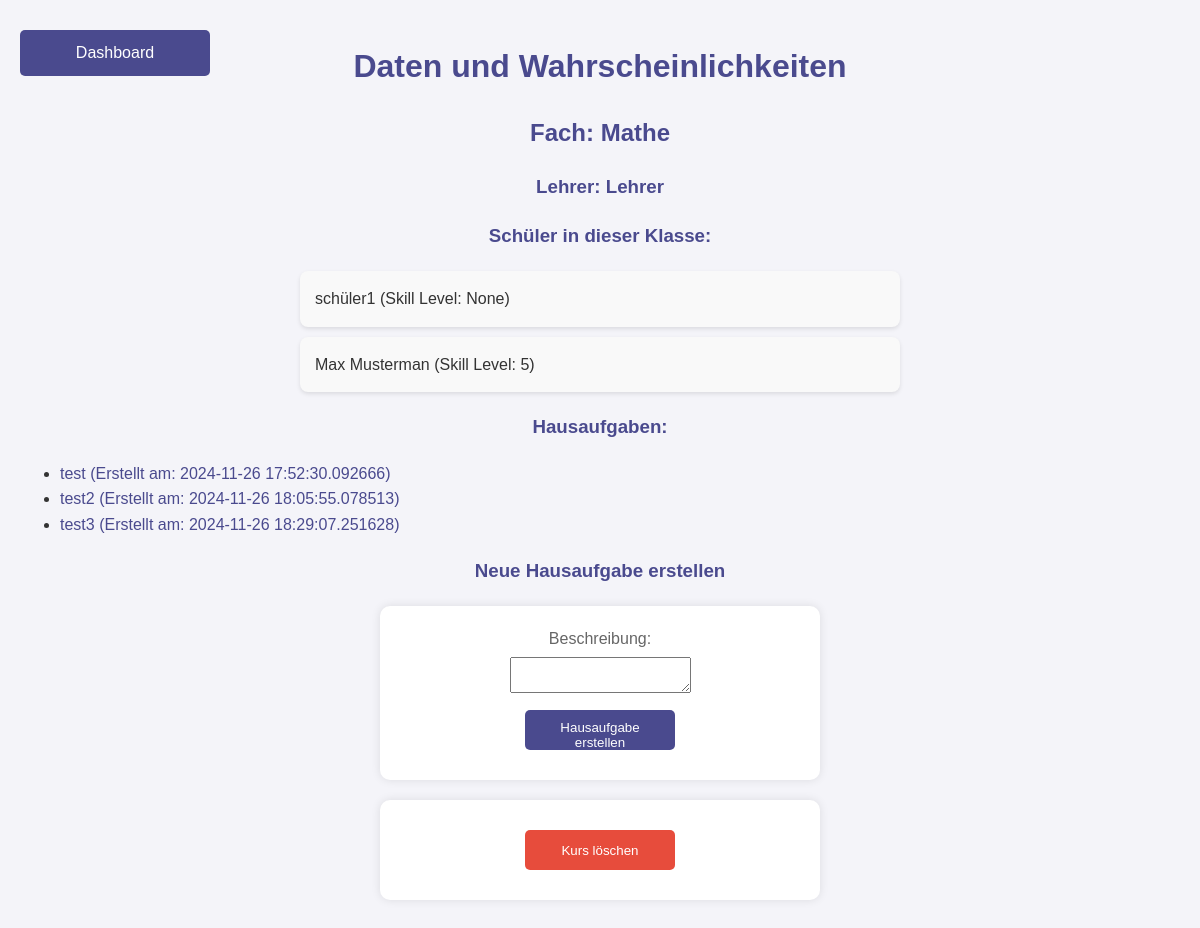
Page /class_details_teacher/4/1 on the earlier database version.
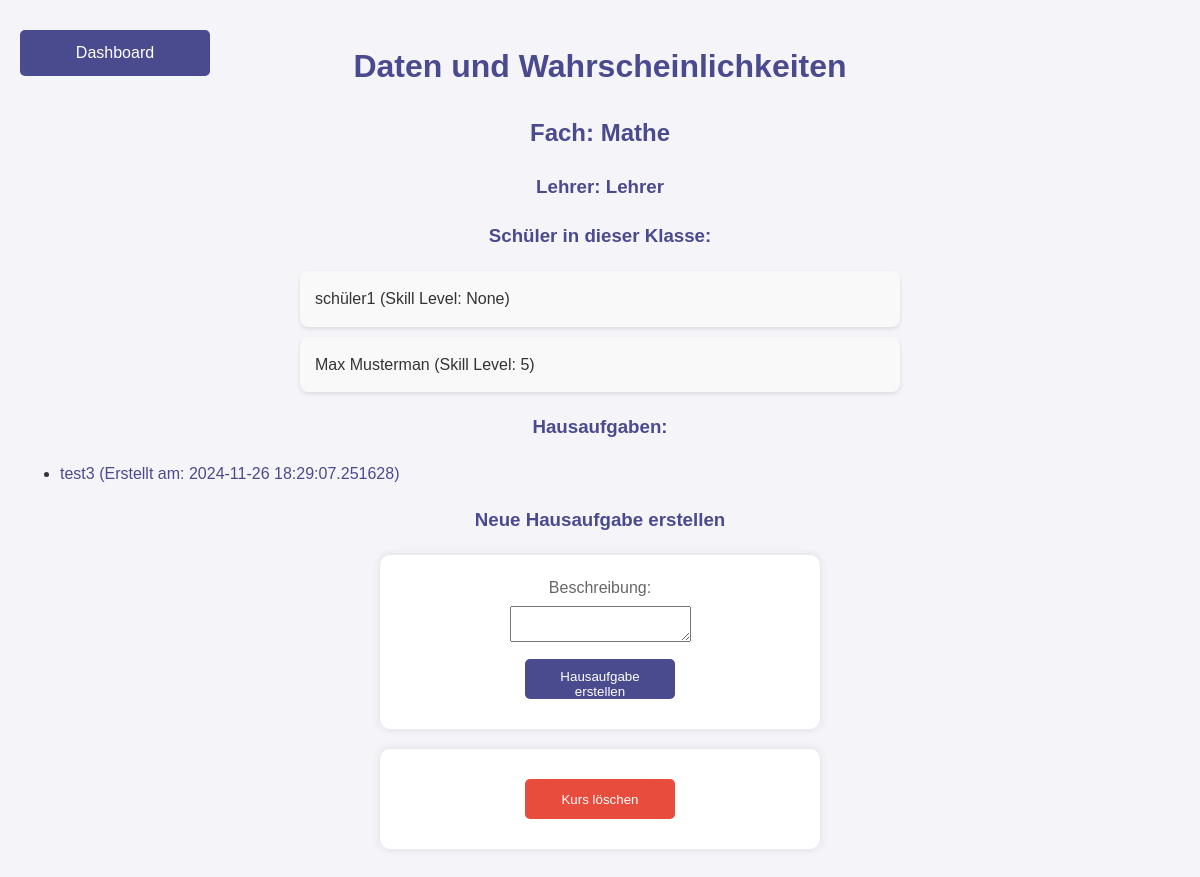
Same page on the later database version.
### tables this page shows
CREATE TABLE "Participants" (
    id INTEGER PRIMARY KEY AUTOINCREMENT,
    name TEXT NOT NULL,
    email TEXT UNIQUE NOT NULL,
    password TEXT NOT NULL,
    skill_level INTEGER DEFAULT 5 CHECK (skill_level BETWEEN 1 AND 10)
);

CREATE TABLE Homework (
    id INTEGER PRIMARY KEY AUTOINCREMENT,
    class_id INTEGER,
    description TEXT NOT NULL,
    date_created TIMESTAMP DEFAULT CURRENT_TIMESTAMP,
    FOREIGN KEY (class_id) REFERENCES Classes(id)
);

### app.py (the view)
@app.route('/class_details_teacher/<int:class_id>/<int:teacher_id>')
def class_details_teacher(class_id, teacher_id):
    conn = get_db_connection()
    class_info = conn.execute(
        'SELECT Classes.id, Classes.class_name, Classes.subject, Teachers.name AS teacher_name '
        'FROM Classes '
        'JOIN Teachers ON Classes.teacher_id = Teachers.id '
        'WHERE Classes.id = ? AND teacher_id = ?',
        (class_id, teacher_id)
    ).fetchone()
    if not class_info:
        conn.close()
        return "Fehler: Klasse existiert nicht oder Berechtigungen fehlen.", 404
    students = conn.execute(
        'SELECT Participants.name, Participants.skill_level '
        'FROM Participants '
        'JOIN ClassMembers ON Participants.id = ClassMembers.student_id '
        'WHERE ClassMembers.class_id = ?', (class_id,)
    ).fetchall()
    homework_list = conn.execute(
        'SELECT id, description, date_created FROM Homework WHERE class_id = ?',
        (class_id,)
    ).fetchall()
    conn.close()
    return render_template(
        'class_details_teacher.html',
        class_info=class_info,
        students=students,
        teacher_id=teacher_id,
        homework_list=homework_list
    )

### app.py (called while the page is built)
def get_db_connection():
    conn = sqlite3.connect('ahg/database.db')
    conn.row_factory = sqlite3.Row
    return conn

### templates/class_details_teacher.html (shortened to what this page needs)
<!DOCTYPE html>
<html lang="de">
<head>
    <link rel="stylesheet" href="{{ url_for('static', filename='styles.css') }}">
</head>
<body>
    <div class="top-buttons">
        <a href="/teacher_dashboard" class="button">Dashboard</a>
    </div>
    <h1>{{ class_info['class_name'] }}</h1>
    <h2>Fach: {{ class_info['subject'] }}</h2>
    <h3>Lehrer: {{ class_info['teacher_name'] }}</h3>
    <h3>Schüler in dieser Klasse:</h3>
    <ul class="student-list">
        {% for student in students %}
            <li>{{ student['name'] }} (Skill Level: {{ student['skill_level'] }})</li>
        {% endfor %}
    </ul>
    <h3>Hausaufgaben:</h3>
    <ul class="homework-list">
        {% for homework in homework_list %}
            <li>
                <a href="{{ url_for('view_homework_teacher', homework_id=homework['id'], class_id=class_info['id'], teacher_id=teacher_id) }}">
                    {{ homework['description'] }} (Erstellt am: {{ homework['date_created'] }})
                </a>
            </li>
        {% endfor %}
    </ul>
    <h3>Neue Hausaufgabe erstellen</h3>
    <form action="/create_homework" method="post">
        <label for="description">Beschreibung:</label>
        <textarea id="description" name="description" required></textarea><br>
        <button type="submit">Hausaufgabe erstellen</button>
    </form>
    <form action="/delete_class" method="post" onsubmit="return confirm('Möchten Sie diesen Kurs wirklich löschen? Alle zugehörigen Daten werden entfernt.')">
        <button type="submit" class="submit-button danger">Kurs löschen</button>
    </form>
</body>
</html>

Differences in the rows shown:
removed Homework: description "test", date_created "2024-11-26 17:52:30.092666"
removed Homework: description "test2", date_created "2024-11-26 18:05:55.078513"
